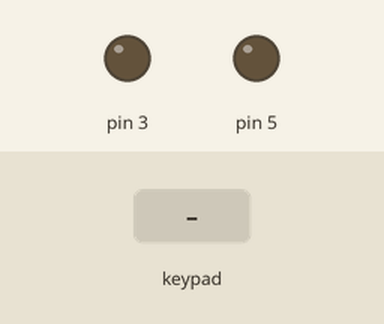
Recording of a sketch running on a simulated Arduino Uno, built with avr-gcc and run on an emulated ATmega328P. Parts: output pins drawn as LEDs (lit = HIGH). The inputs (shaded band) are chosen by the test bench. What the sketch prints to the serial monitor is not drawn.

Above: at 1.2 s.
1.3 s: key 'U' pressed
At 1.52 s:
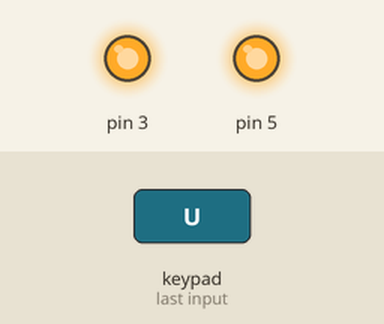
3.2 s: key 'L' pressed
At 3.43 s:
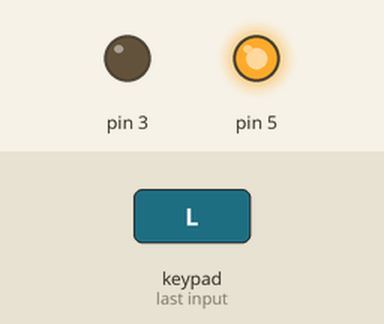
5.1 s: key 'R' pressed
At 5.3 s:
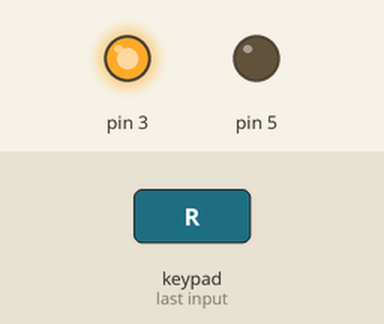
10.0 s: key 'O' pressed
At 11.3 s:
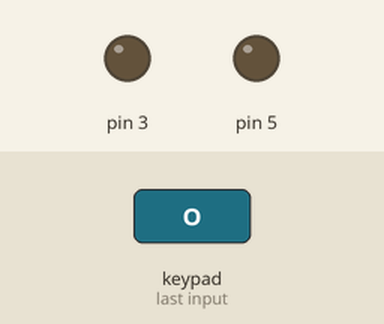
Timing chart, 0 to 12.9 s (numbered marks = the images above; inputs shaded):
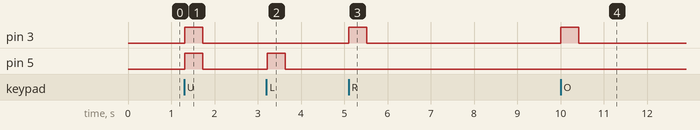

Measured:
- after the input at 1.3 s, pin 3, pin 5: LOW → HIGH at once, → LOW 0.41 s later
- after the input at 3.2 s, pin 5: LOW → HIGH at once, → LOW 0.41 s later
- after the input at 5.1 s, pin 3: LOW → HIGH at once, → LOW 0.41 s later
- after the input at 10.0 s, pin 3: LOW → HIGH at once, → LOW 0.41 s later

The sketch:

ps2_4wd.ino
```cpp
/*
    ps2手柄控制4轮驱动小车

 * BY: Malu
 * https://malu.me
 * 2019.2.18

*/

#include "PS2X_lib.h" //for v1.6

// 接收机引脚
#define PS2_DAT 13 //14
#define PS2_CMD 11 //15
#define PS2_CS 10  //16
#define PS2_CLK 12 //17

int leftMotor1 = 2; // 左边轮子
int leftMotor2 = 3;
int rightMotor1 = 4; // 右边轮子
int rightMotor2 = 5;

// 驾驶定义
#define STOP 0
#define FORWARD 1
#define BACKWARD 2
#define TURNLEFT 3
#define TURNRIGHT 4

// 全局驾驶变量
int RUNCMD = 0;

/******************************************************************
   select modes of PS2 controller:
     - pressures = analog reading of push-butttons
     - rumble    = motor rumbling
   uncomment 1 of the lines for each mode selection
 ******************************************************************/
#define pressures false
#define rumble false

PS2X ps2x; // create PS2 Controller Class

// analogWrite(pin, value)  UNO:0-255  D1 ESP8266:0-1023
#define MAX_SPEED 1023 // PWM最大数值

void Mrun(int vl = 0, int vr = 0)
{
    Mrun_one(vl, leftMotor1, leftMotor2);
    Mrun_one(vr, rightMotor1, rightMotor2);
    // Serial.printf(" L:%d R:%d \n", vl, vr);
    Serial.print(" L:");
    Serial.print(vl);
    Serial.print(" R:");
    Serial.print(vr);
}

void Mrun_one(int v, int M1, int M2)
{
    int v_abs = abs(v);
    //   v_abs = v_abs<MAX_SPEED?v_abs:MAX_SPEED;
    v_abs = constrain(v_abs, 0, MAX_SPEED);
    if (v > 0)
    {
        digitalWrite(M1, LOW);
        analogWrite(M2, v_abs);
        // Serial.printf(" %d ", v_abs);
        Serial.print(v_abs);
    }
    else if (v < 0)
    {
        digitalWrite(M1, HIGH);
        analogWrite(M2, MAX_SPEED - v_abs);
        // Serial.printf(" %d ", -v_abs);
        Serial.print(-v_abs);
    }
    else
    {
        digitalWrite(M1, LOW);
        digitalWrite(M2, LOW);
        // Serial.print(" 0 ");
    }
}

void Run(int cmd)
{
    switch (cmd)
    {
    case FORWARD:
        Serial.print("FORWARD"); // 前
        Mrun(MAX_SPEED, MAX_SPEED);
        break;
    case BACKWARD:
        Serial.println("BACKWARD"); // 后
        Mrun(-MAX_SPEED, -MAX_SPEED);
        break;
    case TURNLEFT:
        Serial.println("TURNLEFT"); // 左
        Mrun(-MAX_SPEED, MAX_SPEED);
        break;
    case TURNRIGHT:
        Serial.println("TURNRIGHT"); // 右
        Mrun(MAX_SPEED, -MAX_SPEED);
        break;
    default:
        Serial.print("."); // 停止
        Mrun();
        break;
        // delay(50);
    }
}

void setup()
{
    Serial.begin(115200);

    int error = 0;
    do
    {
        error = ps2x.config_gamepad(PS2_CLK, PS2_CMD, PS2_CS, PS2_DAT, pressures, rumble);
        if (error == 0)
        {
            break;
        }
        else
        {
            delay(100);
        }
    } while (1);
}

void loop()
{
    ps2x.read_gamepad(false, 0); //read controller and set large motor to spin at 'vibrate' speed

    if (ps2x.Button(PSB_START)) //will be TRUE as long as button is pressed
        Serial.println("Start is being held");
    if (ps2x.Button(PSB_SELECT))
        Serial.println("Select is being held");

    if (ps2x.Button(PSB_PAD_UP))
    { //will be TRUE as long as button is pressed
        Serial.println("Up held this hard: ");
        RUNCMD = FORWARD;
    }
    else if (ps2x.ButtonReleased(PSB_PAD_UP))
    {
        Serial.println("Up Button Released!");
        RUNCMD = STOP;
    }

    if (ps2x.Button(PSB_PAD_DOWN))
    {
        Serial.println("DOWN held this hard: ");
        RUNCMD = BACKWARD;
    }
    else if (ps2x.ButtonReleased(PSB_PAD_DOWN))
    {
        Serial.println("DOWN Button Released!");
        RUNCMD = STOP;
    }

    if (ps2x.Button(PSB_PAD_RIGHT))
    {
        Serial.println("Right held this hard: ");
        RUNCMD = TURNRIGHT;
    }
    else if (ps2x.ButtonReleased(PSB_PAD_RIGHT))
    {
        Serial.println("Right Button Released!");
        RUNCMD = STOP;
    }

    if (ps2x.Button(PSB_PAD_LEFT))
    {
        Serial.println("LEFT held this hard: ");
        RUNCMD = TURNLEFT;
    }
    else if (ps2x.ButtonReleased(PSB_PAD_LEFT))
    {
        Serial.println("LEFT Button Released!");
        RUNCMD = STOP;
    }


    // 右边按键群
    if (ps2x.Button(PSB_TRIANGLE))
    { //will be TRUE as long as button is pressed
        Serial.println("Triangle pressed");
        RUNCMD = FORWARD;
    }
    else if (ps2x.ButtonReleased(PSB_TRIANGLE))
    {
        Serial.println("Triangle Button Released!");
        RUNCMD = STOP;
    }

    if (ps2x.Button(PSB_CROSS))
    {
        Serial.println("PSB_CROSS pressed");
        RUNCMD = BACKWARD;
    }
    else if (ps2x.ButtonReleased(PSB_CROSS))
    {
        Serial.println("PSB_CROSS Button Released!");
        RUNCMD = STOP;
    }

    if (ps2x.Button(PSB_CIRCLE))  // 右
    {
        Serial.println("PSB_CIRCLE pressed");
        RUNCMD = TURNRIGHT;
    }
    else if (ps2x.ButtonReleased(PSB_CIRCLE))
    {
        Serial.println("PSB_CIRCLE Button Released!");
        RUNCMD = STOP;
    }

    if (ps2x.Button(PSB_SQUARE))  // 左
    {
        Serial.println("PSB_SQUARE pressed");
        RUNCMD = TURNLEFT;
    }
    else if (ps2x.ButtonReleased(PSB_SQUARE))
    {
        Serial.println("PSB_SQUARE Button Released!");
        RUNCMD = STOP;
    }


    if (ps2x.Button(PSB_L2))
        Serial.println("L2 pressed");
    if (ps2x.Button(PSB_R2))
        Serial.println("R2 pressed");

    if (ps2x.Button(PSB_L3))
        Serial.println("L3 pressed");
    if (ps2x.Button(PSB_R3))
        Serial.println("R3 pressed");

    if (ps2x.Button(PSB_L1) || ps2x.Button(PSB_R1))
    { //print stick values if either is TRUE
        Serial.print("Stick Values:");
        Serial.print(ps2x.Analog(PSS_LY), DEC); //Left stick, Y axis. Other options: LX, RY, RX
        Serial.print(",");
        Serial.print(ps2x.Analog(PSS_LX), DEC);
        Serial.print(",");
        Serial.print(ps2x.Analog(PSS_RY), DEC);
        Serial.print(",");
        Serial.println(ps2x.Analog(PSS_RX), DEC);
    }

    Run(RUNCMD);
    delay(30);
}
```
